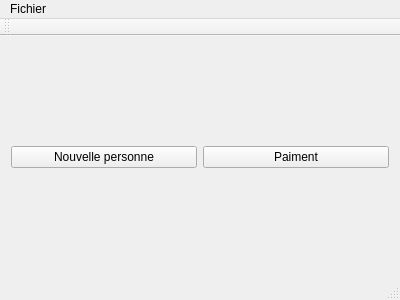
<?xml version="1.0" encoding="UTF-8"?>
<ui version="4.0">
 <class>MainWindow</class>
 <widget class="QMainWindow" name="MainWindow">
  <property name="geometry">
   <rect>
    <x>0</x>
    <y>0</y>
    <width>400</width>
    <height>300</height>
   </rect>
  </property>
  <property name="windowTitle">
   <string>MainWindow</string>
  </property>
  <widget class="QWidget" name="centralWidget">
   <layout class="QHBoxLayout" name="horizontalLayout">
    <item>
     <widget class="QPushButton" name="nouvellePersonne">
      <property name="text">
       <string>Nouvelle personne</string>
      </property>
     </widget>
    </item>
    <item>
     <widget class="QPushButton" name="Paiment">
      <property name="text">
       <string>Paiment</string>
      </property>
     </widget>
    </item>
   </layout>
  </widget>
  <widget class="QMenuBar" name="menuBar">
   <property name="geometry">
    <rect>
     <x>0</x>
     <y>0</y>
     <width>400</width>
     <height>25</height>
    </rect>
   </property>
   <widget class="QMenu" name="menuFichier">
    <property name="title">
     <string>Fichier</string>
    </property>
    <addaction name="actionConnection"/>
   </widget>
   <addaction name="menuFichier"/>
  </widget>
  <widget class="QToolBar" name="mainToolBar">
   <attribute name="toolBarArea">
    <enum>TopToolBarArea</enum>
   </attribute>
   <attribute name="toolBarBreak">
    <bool>false</bool>
   </attribute>
  </widget>
  <widget class="QStatusBar" name="statusBar"/>
  <action name="actionConnection">
   <property name="text">
    <string>Connection</string>
   </property>
  </action>
 </widget>
 <layoutdefault spacing="6" margin="11"/>
 <resources/>
 <connections/>
</ui>
